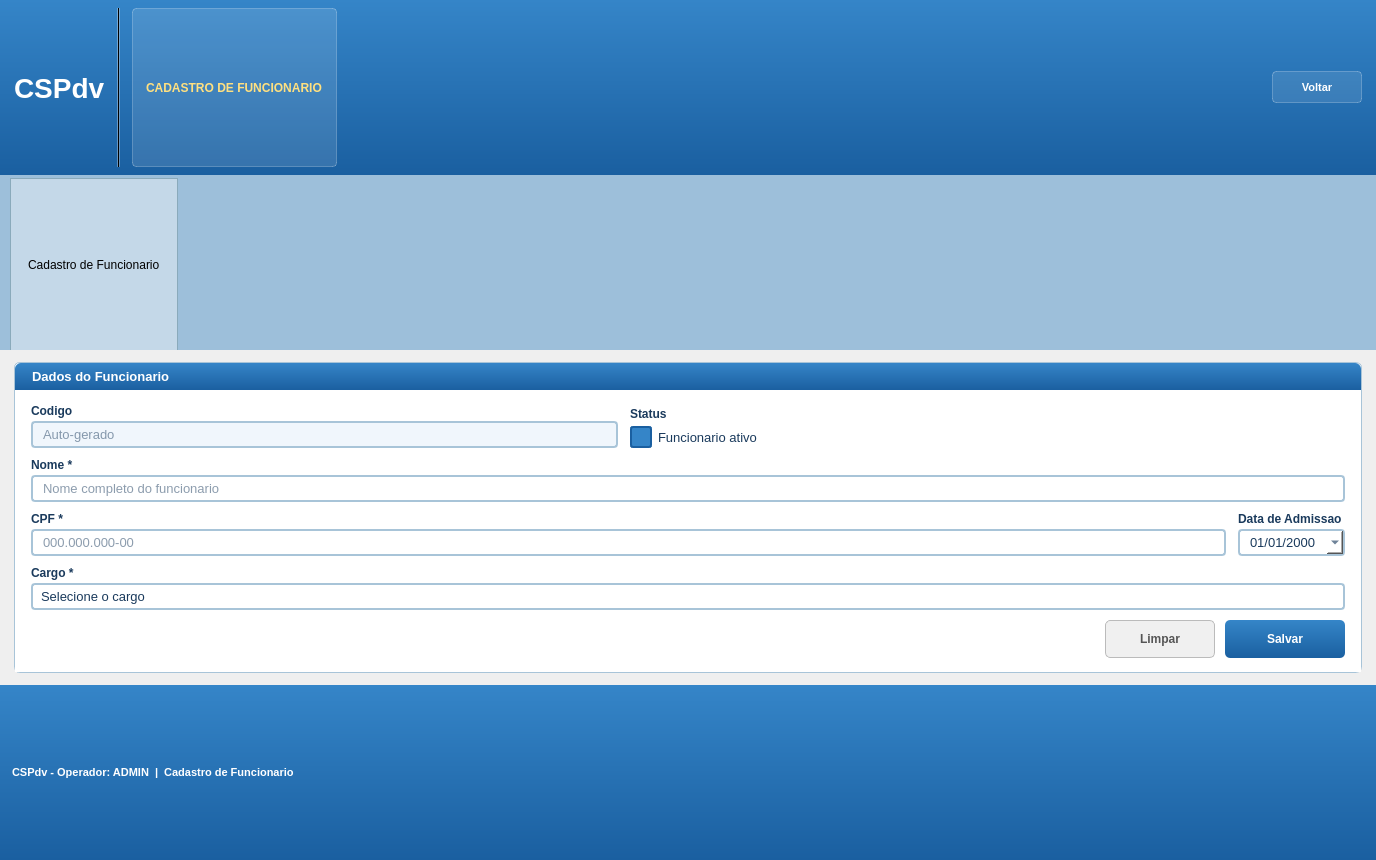
<?xml version="1.0" encoding="UTF-8"?>
<ui version="4.0">
 <class>CadastroFuncionario</class>
 <widget class="QWidget" name="CadastroFuncionario">
  <property name="geometry">
   <rect>
    <x>0</x>
    <y>0</y>
    <width>1376</width>
    <height>860</height>
   </rect>
  </property>
  <property name="windowTitle">
   <string>CSPdv - Cadastro de Funcionario</string>
  </property>
  <property name="styleSheet">
   <string notr="true">QWidget { font-family: Arial; }</string>
  </property>
  <layout class="QVBoxLayout" name="mainVLayout">
   <property name="spacing"><number>0</number></property>
   <property name="leftMargin"><number>0</number></property>
   <property name="topMargin"><number>0</number></property>
   <property name="rightMargin"><number>0</number></property>
   <property name="bottomMargin"><number>0</number></property>
   <item>
    <widget class="QFrame" name="frameHeader">
     <property name="styleSheet"><string notr="true">QFrame#frameHeader { background: qlineargradient(x1:0, y1:0, x2:0, y2:1, stop:0 #3585c8, stop:1 #1a5fa0); }</string></property>
     <layout class="QHBoxLayout" name="headerHLayout">
      <property name="spacing"><number>12</number></property>
      <property name="leftMargin"><number>14</number></property>
      <property name="topMargin"><number>8</number></property>
      <property name="rightMargin"><number>14</number></property>
      <property name="bottomMargin"><number>8</number></property>
      <item><widget class="QLabel" name="lblLogo"><property name="styleSheet"><string notr="true">color: white; font-size: 28px; font-weight: bold;</string></property><property name="text"><string>CSPdv</string></property></widget></item>
      <item><widget class="QFrame" name="frameSepHeader"><property name="styleSheet"><string notr="true">background-color: rgba(255,255,255,80);</string></property><property name="frameShape"><enum>QFrame::VLine</enum></property></widget></item>
      <item><widget class="QLabel" name="lblBadge"><property name="styleSheet"><string notr="true">QLabel { background-color: rgba(255,255,255,30); color: #ffe080; font-size: 12px; font-weight: bold; border: 1px solid rgba(255,255,255,60); border-radius: 4px; padding: 3px 10px; }</string></property><property name="text"><string>CADASTRO DE FUNCIONARIO</string></property></widget></item>
      <item><spacer name="headerSpacer"><property name="orientation"><enum>Qt::Horizontal</enum></property><property name="sizeHint" stdset="0"><size><width>40</width><height>10</height></size></property></spacer></item>
      <item><widget class="QPushButton" name="btnVoltar"><property name="minimumSize"><size><width>90</width><height>32</height></size></property><property name="styleSheet"><string notr="true">QPushButton { background-color: rgba(255,255,255,25); color: white; font-size: 11px; font-weight: bold; border: 1px solid rgba(255,255,255,60); border-radius: 4px; padding: 4px 12px; } QPushButton:hover { background-color: rgba(255,255,255,40); } QPushButton:pressed { background-color: rgba(255,255,255,15); }</string></property><property name="text"><string>Voltar</string></property></widget></item>
     </layout>
    </widget>
   </item>
   <item>
    <widget class="QFrame" name="frameTabBar">
     <property name="styleSheet"><string notr="true">QFrame#frameTabBar { background-color: #9dbfda; }</string></property>
     <layout class="QHBoxLayout" name="tabHLayout">
      <property name="leftMargin"><number>10</number></property>
      <property name="topMargin"><number>3</number></property>
      <property name="rightMargin"><number>0</number></property>
      <property name="bottomMargin"><number>0</number></property>
      <item><widget class="QLabel" name="lblTabCadFuncionario"><property name="styleSheet"><string notr="true">QLabel { background-color: #c4d8e8; border: 1px solid #8aaabb; border-bottom: none; padding: 1px 14px; font-size: 12px; }</string></property><property name="text"><string>Cadastro de Funcionario</string></property></widget></item>
      <item><spacer name="tabSpacer"><property name="orientation"><enum>Qt::Horizontal</enum></property><property name="sizeHint" stdset="0"><size><width>40</width><height>20</height></size></property></spacer></item>
     </layout>
    </widget>
   </item>
   <item>
    <layout class="QHBoxLayout" name="conteudoHLayout">
     <property name="spacing"><number>12</number></property>
     <property name="leftMargin"><number>14</number></property>
     <property name="topMargin"><number>12</number></property>
     <property name="rightMargin"><number>14</number></property>
     <property name="bottomMargin"><number>12</number></property>
     <item>
      <widget class="QFrame" name="frameFormulario">
       <property name="styleSheet"><string notr="true">QFrame#frameFormulario { background-color: #ffffff; border: 1px solid #a8c4d8; border-radius: 6px; }</string></property>
       <layout class="QVBoxLayout" name="formularioVLayout">
        <property name="spacing"><number>0</number></property>
        <property name="leftMargin"><number>0</number></property>
        <property name="topMargin"><number>0</number></property>
        <property name="rightMargin"><number>0</number></property>
        <property name="bottomMargin"><number>0</number></property>
        <item><widget class="QLabel" name="lblFormTitle"><property name="styleSheet"><string notr="true">QLabel { background: qlineargradient(x1:0, y1:0, x2:0, y2:1, stop:0 #3585c8, stop:1 #1a5fa0); color: white; font-size: 13px; font-weight: bold; padding: 6px 14px; border-top-left-radius: 6px; border-top-right-radius: 6px; }</string></property><property name="text"><string>Dados do Funcionario</string></property></widget></item>
        <item>
         <widget class="QFrame" name="frameCampos">
          <property name="styleSheet"><string notr="true">QFrame#frameCampos { background-color: #ffffff; }</string></property>
          <layout class="QVBoxLayout" name="camposVLayout">
           <property name="spacing"><number>10</number></property>
           <property name="leftMargin"><number>16</number></property>
           <property name="topMargin"><number>14</number></property>
           <property name="rightMargin"><number>16</number></property>
           <property name="bottomMargin"><number>14</number></property>
           <item><layout class="QHBoxLayout" name="row0HLayout"><property name="spacing"><number>12</number></property><item><layout class="QVBoxLayout" name="colCodigoVLayout"><property name="spacing"><number>3</number></property><item><widget class="QLabel" name="lblCodigo"><property name="styleSheet"><string notr="true">font-size:12px; font-weight:bold; color:#1a3a5c;</string></property><property name="text"><string>Codigo</string></property></widget></item><item><widget class="QLineEdit" name="lineEditCodigo"><property name="styleSheet"><string notr="true">QLineEdit { background-color: #f0f6fc; border: 2px solid #a8c4d8; border-radius: 4px; font-size: 13px; color: #1a3a5c; padding: 3px 8px; } QLineEdit:focus { border-color: #3585c8; background-color: #ffffff; }</string></property><property name="readOnly"><bool>true</bool></property><property name="placeholderText"><string>Auto-gerado</string></property></widget></item></layout></item><item><layout class="QVBoxLayout" name="colStatusVLayout"><property name="spacing"><number>3</number></property><item><widget class="QLabel" name="lblStatus"><property name="styleSheet"><string notr="true">font-size:12px; font-weight:bold; color:#1a3a5c;</string></property><property name="text"><string>Status</string></property></widget></item><item><widget class="QCheckBox" name="checkBoxAtivo"><property name="styleSheet"><string notr="true">QCheckBox{font-size:13px;color:#1a3a5c;spacing:6px;}QCheckBox::indicator{width:18px;height:18px;border:2px solid #a8c4d8;border-radius:3px;background:#ffffff;}QCheckBox::indicator:checked{background-color:#3585c8;border-color:#1a5fa0;}</string></property><property name="text"><string>Funcionario ativo</string></property><property name="checked"><bool>true</bool></property></widget></item></layout></item><item><spacer name="row0Spacer"><property name="orientation"><enum>Qt::Horizontal</enum></property><property name="sizeHint" stdset="0"><size><width>40</width><height>20</height></size></property></spacer></item></layout></item>
           <item><layout class="QVBoxLayout" name="colNomeVLayout"><property name="spacing"><number>3</number></property><item><widget class="QLabel" name="lblNome"><property name="styleSheet"><string notr="true">font-size:12px; font-weight:bold; color:#1a3a5c;</string></property><property name="text"><string>Nome *</string></property></widget></item><item><widget class="QLineEdit" name="lineEditNome"><property name="styleSheet"><string notr="true">QLineEdit{background-color:#ffffff;border:2px solid #a8c4d8;border-radius:4px;font-size:13px;color:#1a3a5c;padding:3px 8px;}QLineEdit:focus{border-color:#3585c8;}</string></property><property name="placeholderText"><string>Nome completo do funcionario</string></property></widget></item></layout></item>
           <item><layout class="QHBoxLayout" name="row1HLayout"><property name="spacing"><number>12</number></property><item><layout class="QVBoxLayout" name="colCpfVLayout"><property name="spacing"><number>3</number></property><item><widget class="QLabel" name="lblCpf"><property name="styleSheet"><string notr="true">font-size:12px; font-weight:bold; color:#1a3a5c;</string></property><property name="text"><string>CPF *</string></property></widget></item><item><widget class="QLineEdit" name="lineEditCpf"><property name="styleSheet"><string notr="true">QLineEdit{background-color:#ffffff;border:2px solid #a8c4d8;border-radius:4px;font-size:13px;color:#1a3a5c;padding:3px 8px;}QLineEdit:focus{border-color:#3585c8;}</string></property><property name="placeholderText"><string>000.000.000-00</string></property></widget></item></layout></item><item><layout class="QVBoxLayout" name="colDataAdmissaoVLayout"><property name="spacing"><number>3</number></property><item><widget class="QLabel" name="lblDataAdmissao"><property name="styleSheet"><string notr="true">font-size:12px; font-weight:bold; color:#1a3a5c;</string></property><property name="text"><string>Data de Admissao</string></property></widget></item><item><widget class="QDateEdit" name="dateEditDataAdmissao"><property name="styleSheet"><string notr="true">QDateEdit{background-color:#ffffff;border:2px solid #a8c4d8;border-radius:4px;font-size:13px;color:#1a3a5c;padding:3px 8px;}QDateEdit:focus{border-color:#3585c8;}</string></property><property name="displayFormat"><string>dd/MM/yyyy</string></property><property name="calendarPopup"><bool>true</bool></property></widget></item></layout></item></layout></item>
           <item><layout class="QHBoxLayout" name="row2HLayout"><property name="spacing"><number>12</number></property><item><layout class="QVBoxLayout" name="colCargoIdVLayout"><property name="spacing"><number>3</number></property><item><widget class="QLabel" name="lblCargo"><property name="styleSheet"><string notr="true">font-size:12px; font-weight:bold; color:#1a3a5c;</string></property><property name="text"><string>Cargo *</string></property></widget></item><item><widget class="QComboBox" name="comboCargo"><property name="styleSheet"><string notr="true">QComboBox{background-color:#ffffff;border:2px solid #a8c4d8;border-radius:4px;font-size:13px;color:#1a3a5c;padding:3px 8px;}QComboBox:focus{border-color:#3585c8;}QComboBox::drop-down{border:none;width:24px;}QComboBox QAbstractItemView{background-color:#ffffff;border:1px solid #a8c4d8;selection-background-color:#3585c8;selection-color:white;font-size:13px;}</string></property><item><property name="text"><string>Selecione o cargo</string></property></item></widget></item></layout></item></layout></item>
           <item><layout class="QHBoxLayout" name="botoesHLayout"><property name="spacing"><number>10</number></property><item><spacer name="btnSpacer"><property name="orientation"><enum>Qt::Horizontal</enum></property><property name="sizeHint" stdset="0"><size><width>40</width><height>10</height></size></property></spacer></item><item><widget class="QPushButton" name="btnLimpar"><property name="minimumSize"><size><width>110</width><height>38</height></size></property><property name="styleSheet"><string notr="true">QPushButton{background-color:#f0f0f0;color:#555555;font-size:12px;font-weight:bold;border:1px solid #bbbbbb;border-radius:5px;padding:5px 14px;}QPushButton:hover{background-color:#e0e0e0;}QPushButton:pressed{background-color:#cccccc;}</string></property><property name="text"><string>Limpar</string></property></widget></item><item><widget class="QPushButton" name="btnSalvar"><property name="minimumSize"><size><width>120</width><height>38</height></size></property><property name="styleSheet"><string notr="true">QPushButton{background:qlineargradient(x1:0,y1:0,x2:0,y2:1,stop:0 #3585c8,stop:1 #1a5fa0);color:white;font-size:12px;font-weight:bold;border:none;border-radius:5px;padding:5px 14px;}QPushButton:hover{background:#2a74b8;}QPushButton:pressed{background:#1a5fa0;}</string></property><property name="text"><string>Salvar</string></property><property name="shortcut"><string>Return</string></property></widget></item></layout></item>
          </layout>
         </widget>
        </item>
       </layout>
      </widget>
     </item>
    </layout>
   </item>
   <item>
    <widget class="QFrame" name="frameStatusBar">
     <property name="styleSheet"><string notr="true">QFrame#frameStatusBar {background: qlineargradient(x1:0, y1:0, x2:0, y2:1, stop:0 #3585c8, stop:1 #1a5fa0);}</string></property>
     <layout class="QHBoxLayout" name="statusHLayout">
      <property name="leftMargin"><number>12</number></property>
      <property name="topMargin"><number>0</number></property>
      <property name="rightMargin"><number>12</number></property>
      <property name="bottomMargin"><number>0</number></property>
      <item><widget class="QLabel" name="lblStatusBar"><property name="styleSheet"><string notr="true">color: white; font-size: 11px; font-weight: bold;</string></property><property name="text"><string>CSPdv - Operador: ADMIN  |  Cadastro de Funcionario</string></property></widget></item>
      <item><spacer name="statusSpacer"><property name="orientation"><enum>Qt::Horizontal</enum></property><property name="sizeHint" stdset="0"><size><width>40</width><height>10</height></size></property></spacer></item>
     </layout>
    </widget>
   </item>
  </layout>
 </widget>
 <resources/>
 <connections/>
</ui>
